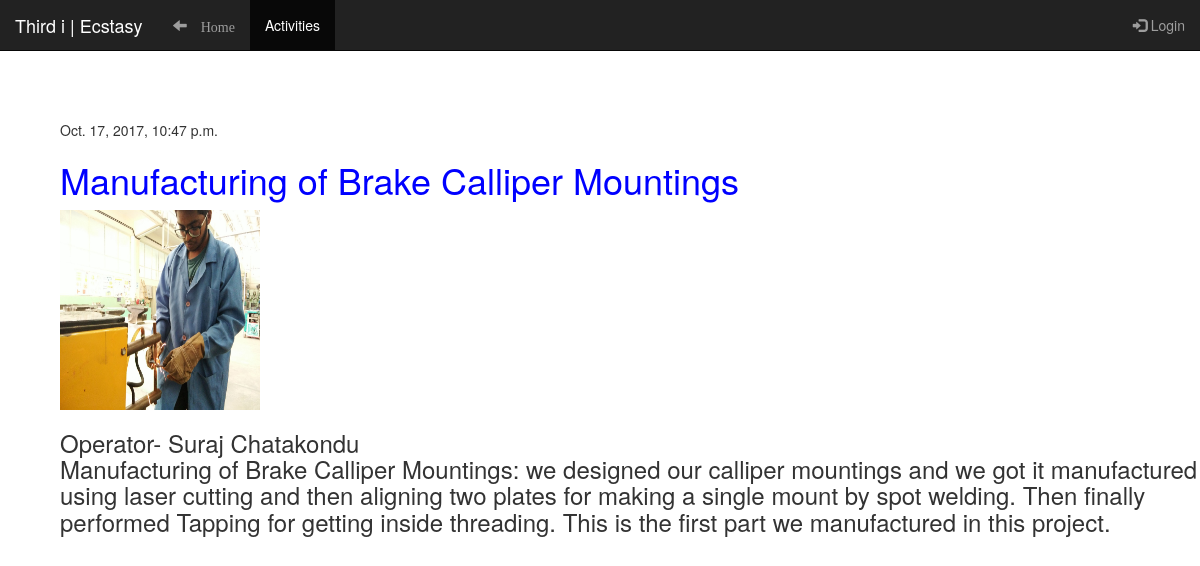
The app's page /post/24/ with its own data.
### blog/models.py (models this page shows, shortened)
class Post(models.Model):
    author = models.ForeignKey('auth.User')
    title = models.CharField(max_length=200)
    text = models.TextField()
    created_date = models.DateTimeField(
            default=timezone.now)
    published_date = models.DateTimeField(
            blank=True, null=True)
    profile_image = models.ImageField(upload_to = 'static/', default = 'static/car1.jpg')

### blog/views.py (the view)
# urls.py: url(r'^post/(?P<pk>\d+)/$', views.post_detail, name='post_detail'),
def post_detail(request, pk):
    post = get_object_or_404(Post, pk=pk)
    return render(request, 'blog/post_detail.html', {'post': post})

### blog/templates/blog/post_detail.html (shortened to what this page needs)
<!DOCTYPE html>
<html lang="en">
<head>
</head>
<body>
{% extends 'blog/base.html' %}
{% load static %}
{% block content %}
    <div style="margin-left : 5%; margin-top : 10%">
        {% if post.published_date %}
            <div>
                {{ post.published_date }}
            </div>
        {% endif %}
        <h1 style="color : blue">{{ post.title }}</h1>
        {% load static %}
        <img src = "../../{{post.profile_image}}" height = "200" width = "200">
        <h3>{{ post.text|linebreaksbr }}</h3>
    </div>
{% endblock %}

### records on screen
Post: published_date "Oct. 17, 2017, 10:47 p.m.", title "Manufacturing of Brake Calliper Mountings", profile_image (picture), text "Operator- Suraj Chatakondu Manufacturing of Brake Calliper Mountings: we designed our calliper mountings and we got it manufactured using laser cutting and then aligning two plates for making a single mount by spot welding. Then finally performed Tapping for getting inside threading. This is the first part we manufactured in this project."
